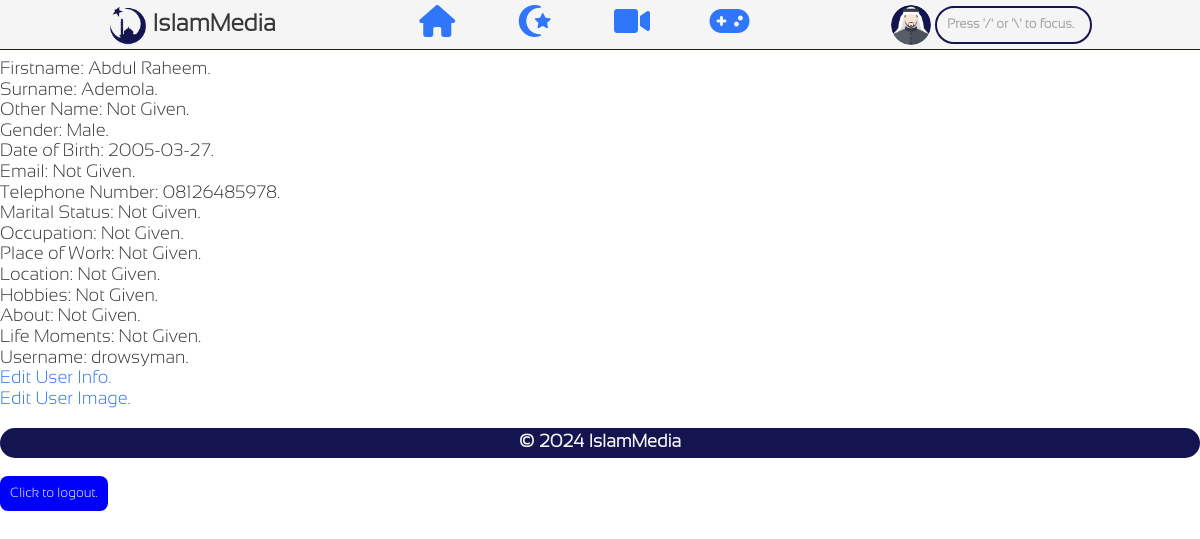
/view_user_info.php (signed in), run on the app's committed database.
### tables this page shows
CREATE TABLE `users` (
  `userID` int(40) NOT NULL,
  `userImg` varchar(255) NOT NULL,
  `userName` varchar(255) NOT NULL,
  `passWord` varchar(255) NOT NULL,
  `firstName` varchar(255) NOT NULL,
  `surName` varchar(255) NOT NULL,
  `otherName` varchar(255) NOT NULL,
  `gender` varchar(40) NOT NULL,
  `dateOfBirth` date NOT NULL,
  `email` varchar(255) NOT NULL,
  `telephoneNumber` text NOT NULL,
  `maritalStatus` varchar(255) NOT NULL,
  `occupation` varchar(255) NOT NULL,
  `placeOfWork` varchar(255) NOT NULL,
  `location` varchar(255) NOT NULL,
  `hobbies` varchar(255) NOT NULL,
  `about` varchar(255) NOT NULL,
  `lifeMoments` text NOT NULL,
  `dateJoined` date NOT NULL DEFAULT current_timestamp(),
  `userType` varchar(255) NOT NULL DEFAULT 'user',
  `mailVerified` varchar(255) NOT NULL
);

### user_img.php (called while the page is built, shortened)
<?php
    $user_img = "uploads/profile_pics/" . sha1($_SESSION['islammedia_curr_user']);
    if (!file_exists($user_img)) {
        $stmt = $conn -> prepare("SELECT `gender` FROM `users` WHERE `userID`= ?;");
        $stmt -> bind_param("i", $_SESSION['islammedia_curr_user']);
        if ($stmt -> execute()) {
            $result = $stmt -> get_result();
        } else {
            $err = "Sorry, an error occurred, we are trying to fix it as soon as possible!";
            require("footer.php");
            exit;
        }
        if($result -> num_rows == 1) {
            while ($row = $result -> fetch_assoc()) {
                $gender = $row['gender'];
            }
        }
    }
?>

### view_user_info.php (the view, shortened to what this page needs)
<?php
    get_user_data();
    function get_user_data() {
        require('connection.php');
        $stmt = $conn -> prepare("SELECT `username`, `firstName`, `surName`, `otherName`, `gender`, `dateOfBirth`, `email`,`telephoneNumber`, `maritalStatus`, `occupation`, `placeOfWork`, `location`, `hobbies`, `about`, `lifeMoments` FROM `users` WHERE `userID`= ?;");
        $stmt -> bind_param("i", $sess_id);
        if($stmt -> execute()){
            $result = $stmt -> get_result();
        } else {
            require_once("header.php");
                echo("<div style='text-align: center; color: red;'><h1>Sorry, an error occured!</h1><p>We are trying to fix it as soon as possible, if it persists after 24 hours, <a href='#'>contact the tech department</a>.</p></div>");
            require_once("footer.php");
            exit;
        }
        if ($result->num_rows == 1) {
            while ($row = $result->fetch_assoc()) {
                $firstname = data($row['firstName']);
                $surname =data( $row['surName']);
                $other_name = data($row['otherName']);
                $date_of_birth = data($row['dateOfBirth']);
                $email = data($row['email']);
                $telephone_number = data($row['telephoneNumber']);
                $marital_status = data($row['maritalStatus']);
                $occupation = data($row['occupation']);
                $place_of_work = data($row['placeOfWork']);
                $location = data($row['location']);
                $hobbies = data($row['hobbies']);
                $about = data($row['about']);
                $life_moments = data($row['lifeMoments']);
                $username = data($row['username']);
            }
        } else {
            require('security.php');
            insert_suspect();
        }
    }
    function data($data) {
        if($data == ''){
            return "Not Given";
        }
        return $data;
    }
    function gender($gender) {
        if($gender == "m") {
            return "Male";
        } elseif ($gender == "f") {
            return "Female";
        } else {
            return "Rather not say";
        }
    }
    function dot($data) {
        $len = strlen($data);
        if ((substr($data, ($len - 1))) != ".") {
            $data = $data . ".";
        }
        return $data;
    }
    require_once("header.php");
    echo('<div class="container_all">');
        echo('<span>Firstname: ' . dot($firstname) . "</span><br/>");
        echo('<span>Surname: ' . dot($surname) . "</span><br/>");
        echo('<span>Other Name: ' . dot($other_name) . "</span><br/>");
        echo('<span>Gender: ' . dot(gender($gender)) . "</span><br/>");
        echo('<span>Date of Birth: ' . dot($date_of_birth) . "</span><br/>");
        echo('<span>Email: ' . dot($email) . "</span><br/>");
        echo('<span>Telephone Number: ' . dot($telephone_number) . "</span><br/>");
        echo('<span>Marital Status: ' . dot($marital_status) . "</span><br/>");
        echo('<span>Occupation: ' .dot($occupation) . "</span><br/>");
        echo('<span>Place of Work: ' . dot($place_of_work) . "</span><br/>");
        echo('<span>Location: ' . dot($location) . "</span><br/>");
        echo('<span>Hobbies: ' . dot($hobbies) . "</span><br/>");
        echo('<span>About: ' . dot($about) . "</span><br/>");
        echo('<span>Life Moments: ' . dot($life_moments) . "</span><br/>");
        echo('<span>Username: ' . dot($username) . "</span><br/>");
        echo('<a href="edit_user_info.php">Edit User Info.</a><br/>');
        echo('<a href="edit_image.php">Edit User Image.</a><br/>');
    echo('</div>');
    require_once("footer.php");
?>

### css/eidfbenvnejvnervnrej1.css (style rules this page uses)
* { vertical-align: middle; box-sizing: border-box; font-family: Arial, Helvetica, sans-serif; font-family: customfont; }
body { margin: 0; color: rgb(56, 56, 56); font-size: large; }
a { color:rgb(48, 118, 250); text-decoration: none; }
.container_all { width: 100%; }
::placeholder { font-weight: 900; color: rgb(56, 56, 56); opacity: 0.4; }

### data on the page
users: firstName "Abdul Raheem.", surName "Ademola.", otherName "Not Given.", gender "Male.", dateOfBirth "2005-03-27.", email "Not Given.", telephoneNumber "08126485978.", maritalStatus "Not Given.", occupation "Not Given.", placeOfWork "Not Given.", location "Not Given.", hobbies "Not Given.", about "Not Given.", lifeMoments "Not Given.", userName "drowsyman."
